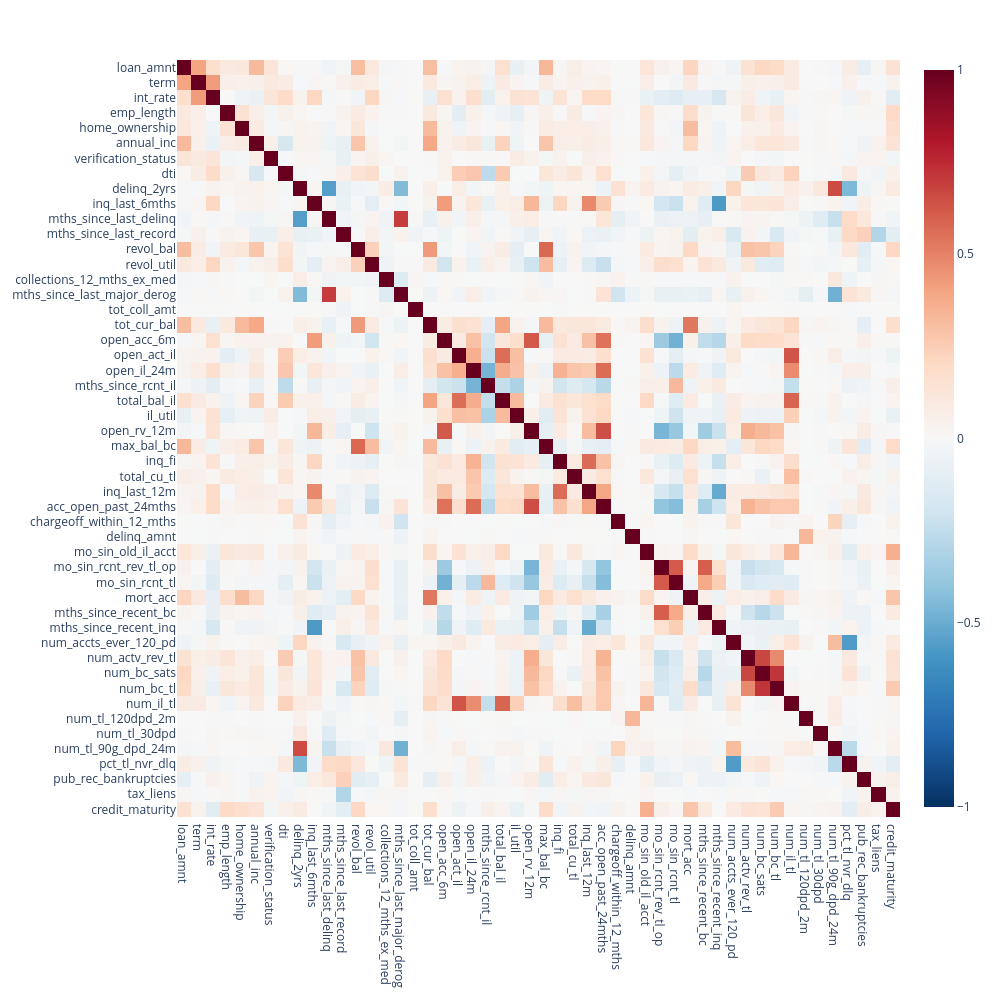

Notebook code for this chart:
### Code cell
#Final check at X_train_tree corr_matrix

numeric_df = X_train_tree.select_dtypes(include=['int64', 'float64',])

corr_matrix = numeric_df.corr(method='pearson')


fig = px.imshow(
    corr_matrix, 
    text_auto=False, 
    aspect="auto", 
    color_continuous_scale='RdBu_r', 
    zmin=-1, zmax=1
)
fig.update_layout(width=1000, height=1000)
fig.show()
X_train_tree

### Figure 1 — Plotly figure (JSON) as saved in the notebook; plotly's stock layout.template omitted (floating-point values rounded to 4 significant figures; data arrays with more than 128 entries replaced by an {"elided": "..."} marker saying what was removed)
{"data": [{"coloraxis": "coloraxis", "hovertemplate": "x: %{x}<br>y: %{y}<br>color: %{z}<extra></extra>", "name": "0", "type": "heatmap", "x": ["loan_amnt", "term", "int_rate", "emp_length", "home_ownership", "annual_inc", "verification_status", "dti", "delinq_2yrs", "inq_last_6mths", "mths_since_last_delinq", "mths_since_last_record", "revol_bal", "revol_util", "collections_12_mths_ex_med", "mths_since_last_major_derog", "tot_coll_amt", "tot_cur_bal", "open_acc_6m", "open_act_il", "open_il_24m", "mths_since_rcnt_il", "total_bal_il", "il_util", "open_rv_12m", "max_bal_bc", "inq_fi", "total_cu_tl", "inq_last_12m", "acc_open_past_24mths", "chargeoff_within_12_mths", "delinq_amnt", "mo_sin_old_il_acct", "mo_sin_rcnt_rev_tl_op", "mo_sin_rcnt_tl", "mort_acc", "mths_since_recent_bc", "mths_since_recent_inq", "num_accts_ever_120_pd", "num_actv_rev_tl", "num_bc_sats", "num_bc_tl", "num_il_tl", "num_tl_120dpd_2m", "num_tl_30dpd", "num_tl_90g_dpd_24m", "pct_tl_nvr_dlq", "pub_rec_bankruptcies", "tax_liens", "credit_maturity"], "xaxis": "x", "y": ["loan_amnt", "term", "int_rate", "emp_length", "home_ownership", "annual_inc", "verification_status", "dti", "delinq_2yrs", "inq_last_6mths", "mths_since_last_delinq", "mths_since_last_record", "revol_bal", "revol_util", "collections_12_mths_ex_med", "mths_since_last_major_derog", "tot_coll_amt", "tot_cur_bal", "open_acc_6m", "open_act_il", "open_il_24m", "mths_since_rcnt_il", "total_bal_il", "il_util", "open_rv_12m", "max_bal_bc", "inq_fi", "total_cu_tl", "inq_last_12m", "acc_open_past_24mths", "chargeoff_within_12_mths", "delinq_amnt", "mo_sin_old_il_acct", "mo_sin_rcnt_rev_tl_op", "mo_sin_rcnt_tl", "mort_acc", "mths_since_recent_bc", "mths_since_recent_inq", "num_accts_ever_120_pd", "num_actv_rev_tl", "num_bc_sats", "num_bc_tl", "num_il_tl", "num_tl_120dpd_2m", "num_tl_30dpd", "num_tl_90g_dpd_24m", "pct_tl_nvr_dlq", "pub_rec_bankruptcies", "tax_liens", "credit_maturity"], "yaxis": "y", "z": {"elided": "50x50 float values"}}], "layout": {"coloraxis": {"cmax": 1, "cmin": -1, "colorscale": [[0, "rgb(5,48,97)"], [0.1, "rgb(33,102,172)"], [0.2, "rgb(67,147,195)"], [0.3, "rgb(146,197,222)"], [0.4, "rgb(209,229,240)"], [0.5, "rgb(247,247,247)"], [0.6, "rgb(253,219,199)"], [0.7, "rgb(244,165,130)"], [0.8, "rgb(214,96,77)"], [0.9, "rgb(178,24,43)"], [1, "rgb(103,0,31)"]]}, "height": 1000, "margin": {"t": 60}, "width": 1000, "xaxis": {"anchor": "y", "domain": [0, 1]}, "yaxis": {"anchor": "x", "autorange": "reversed", "domain": [0, 1]}}}
